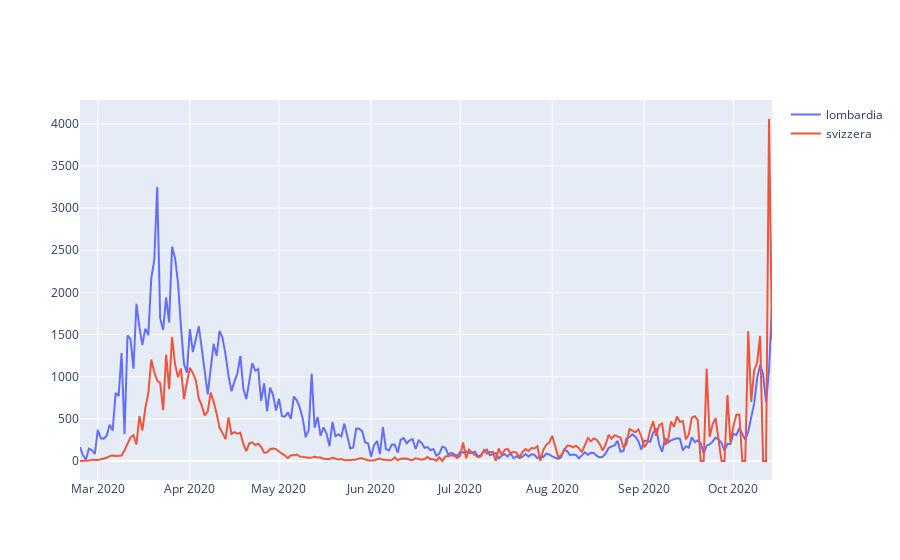

Source (notebook cell):
### Code cell
fig=go.Figure()
fig.add_trace(go.Scatter(x=combined.index, y=combined.new_cases_lom, name="lombardia"))
fig.add_trace(go.Scatter(x=combined.index, y=combined.new_cases_ch, name="svizzera"))

### Figure 1 — Plotly figure (JSON) as saved in the notebook; plotly's stock layout.template omitted (floating-point values rounded to 4 significant figures; data arrays with more than 128 entries replaced by an {"elided": "..."} marker saying what was removed)
{"data": [{"name": "lombardia", "type": "scatter", "x": {"elided": "234 str values"}, "y": {"elided": "234 int values"}}, {"name": "svizzera", "type": "scatter", "x": {"elided": "234 str values"}, "y": {"elided": "234 int values"}}], "layout": {}}
